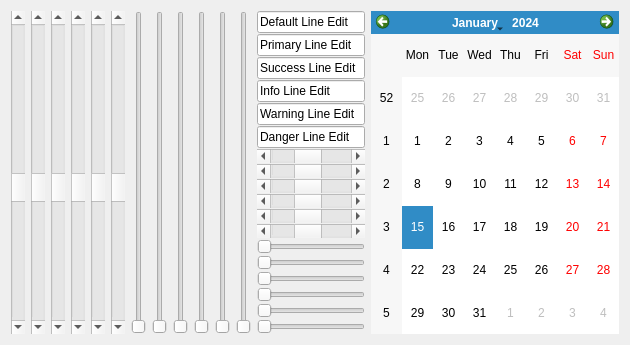
      <widget class="QWidget" name="tab_4">
       <attribute name="title">
        <string>Mix</string>
       </attribute>
       <layout class="QHBoxLayout" name="horizontalLayout_2">
        <item>
         <widget class="QScrollBar" name="verticalScrollBar_6">
          <property name="value">
           <number>55</number>
          </property>
          <property name="orientation">
           <enum>Qt::Vertical</enum>
          </property>
          <property name="type" stdset="0">
           <string>danger</string>
          </property>
         </widget>
        </item>
        <item>
         <widget class="QScrollBar" name="verticalScrollBar_5">
          <property name="value">
           <number>55</number>
          </property>
          <property name="orientation">
           <enum>Qt::Vertical</enum>
          </property>
          <property name="type" stdset="0">
           <string>warning</string>
          </property>
         </widget>
        </item>
        <item>
         <widget class="QScrollBar" name="verticalScrollBar_4">
          <property name="value">
           <number>55</number>
          </property>
          <property name="orientation">
           <enum>Qt::Vertical</enum>
          </property>
          <property name="type" stdset="0">
           <string>info</string>
          </property>
         </widget>
        </item>
        <item>
         <widget class="QScrollBar" name="verticalScrollBar_3">
          <property name="value">
           <number>55</number>
          </property>
          <property name="orientation">
           <enum>Qt::Vertical</enum>
          </property>
          <property name="type" stdset="0">
           <string>success</string>
          </property>
         </widget>
        </item>
        <item>
         <widget class="QScrollBar" name="verticalScrollBar_2">
          <property name="value">
           <number>55</number>
          </property>
          <property name="orientation">
           <enum>Qt::Vertical</enum>
          </property>
          <property name="type" stdset="0">
           <string>primary</string>
          </property>
         </widget>
        </item>
        <item>
         <widget class="QScrollBar" name="verticalScrollBar">
          <property name="value">
           <number>55</number>
          </property>
          <property name="orientation">
           <enum>Qt::Vertical</enum>
          </property>
          <property name="type" stdset="0">
           <string/>
          </property>
         </widget>
        </item>
        <item>
         <widget class="QSlider" name="verticalSlider_2">
          <property name="orientation">
           <enum>Qt::Vertical</enum>
          </property>
          <property name="type" stdset="0">
           <string>danger</string>
          </property>
         </widget>
        </item>
        <item>
         <widget class="QSlider" name="verticalSlider_6">
          <property name="orientation">
           <enum>Qt::Vertical</enum>
          </property>
          <property name="type" stdset="0">
           <string>warning</string>
          </property>
         </widget>
        </item>
        <item>
         <widget class="QSlider" name="verticalSlider_5">
          <property name="orientation">
           <enum>Qt::Vertical</enum>
          </property>
          <property name="type" stdset="0">
           <string>info</string>
          </property>
         </widget>
        </item>
        <item>
         <widget class="QSlider" name="verticalSlider_4">
          <property name="orientation">
           <enum>Qt::Vertical</enum>
          </property>
          <property name="type" stdset="0">
           <string>success</string>
          </property>
         </widget>
        </item>
        <item>
         <widget class="QSlider" name="verticalSlider_3">
          <property name="orientation">
           <enum>Qt::Vertical</enum>
          </property>
          <property name="type" stdset="0">
           <string>primary</string>
          </property>
         </widget>
        </item>
        <item>
         <widget class="QSlider" name="verticalSlider">
          <property name="orientation">
           <enum>Qt::Vertical</enum>
          </property>
          <property name="type" stdset="0">
           <string/>
          </property>
         </widget>
        </item>
        <item>
         <layout class="QVBoxLayout" name="verticalLayout_8">
          <property name="spacing">
           <number>1</number>
          </property>
          <item>
           <widget class="QLineEdit" name="lineEdit">
            <property name="styleSheet">
             <string notr="true"/>
            </property>
            <property name="text">
             <string>Default Line Edit</string>
            </property>
            <property name="echoMode">
             <enum>QLineEdit::Normal</enum>
            </property>
            <property name="type" stdset="0">
             <string/>
            </property>
           </widget>
          </item>
          <item>
           <widget class="QLineEdit" name="lineEdit_2">
            <property name="styleSheet">
             <string notr="true"/>
            </property>
            <property name="text">
             <string>Primary Line Edit</string>
            </property>
            <property name="type" stdset="0">
             <string>primary</string>
            </property>
           </widget>
          </item>
          <item>
           <widget class="QLineEdit" name="lineEdit_5">
            <property name="text">
             <string>Success Line Edit</string>
            </property>
            <property name="type" stdset="0">
             <string>success</string>
            </property>
           </widget>
          </item>
          <item>
           <widget class="QLineEdit" name="lineEdit_6">
            <property name="text">
             <string>Info Line Edit</string>
            </property>
            <property name="type" stdset="0">
             <string>info</string>
            </property>
           </widget>
          </item>
          <item>
           <widget class="QLineEdit" name="lineEdit_7">
            <property name="text">
             <string>Warning Line Edit</string>
            </property>
            <property name="type" stdset="0">
             <string>warning</string>
            </property>
           </widget>
          </item>
          <item>
           <widget class="QLineEdit" name="lineEdit_8">
            <property name="styleSheet">
             <string notr="true"/>
            </property>
            <property name="text">
             <string>Danger Line Edit</string>
            </property>
            <property name="type" stdset="0">
             <string>danger</string>
            </property>
           </widget>
          </item>
          <item>
           <widget class="QScrollBar" name="horizontalScrollBar">
            <property name="value">
             <number>44</number>
            </property>
            <property name="orientation">
             <enum>Qt::Horizontal</enum>
            </property>
            <property name="type" stdset="0">
             <string/>
            </property>
           </widget>
          </item>
          <item>
           <widget class="QScrollBar" name="horizontalScrollBar_3">
            <property name="value">
             <number>44</number>
            </property>
            <property name="orientation">
             <enum>Qt::Horizontal</enum>
            </property>
            <property name="type" stdset="0">
             <string>primary</string>
            </property>
           </widget>
          </item>
          <item>
           <widget class="QScrollBar" name="horizontalScrollBar_4">
            <property name="value">
             <number>44</number>
            </property>
            <property name="orientation">
             <enum>Qt::Horizontal</enum>
            </property>
            <property name="type" stdset="0">
             <string>success</string>
            </property>
           </widget>
          </item>
          <item>
           <widget class="QScrollBar" name="horizontalScrollBar_5">
            <property name="value">
             <number>44</number>
            </property>
            <property name="orientation">
             <enum>Qt::Horizontal</enum>
            </property>
            <property name="type" stdset="0">
             <string>info</string>
            </property>
           </widget>
          </item>
          <item>
           <widget class="QScrollBar" name="horizontalScrollBar_6">
            <property name="value">
             <number>44</number>
            </property>
            <property name="orientation">
             <enum>Qt::Horizontal</enum>
            </property>
            <property name="type" stdset="0">
             <string>warning</string>
            </property>
           </widget>
          </item>
          <item>
           <widget class="QScrollBar" name="horizontalScrollBar_7">
            <property name="value">
             <number>44</number>
            </property>
            <property name="orientation">
             <enum>Qt::Horizontal</enum>
            </property>
            <property name="type" stdset="0">
             <string>danger</string>
            </property>
           </widget>
          </item>
          <item>
           <widget class="QSlider" name="horizontalSlider">
            <property name="orientation">
             <enum>Qt::Horizontal</enum>
            </property>
            <property name="type" stdset="0">
             <string/>
            </property>
           </widget>
          </item>
          <item>
           <widget class="QSlider" name="horizontalSlider_5">
            <property name="orientation">
             <enum>Qt::Horizontal</enum>
            </property>
            <property name="type" stdset="0">
             <string>primary</string>
            </property>
           </widget>
          </item>
          <item>
           <widget class="QSlider" name="horizontalSlider_8">
            <property name="orientation">
             <enum>Qt::Horizontal</enum>
            </property>
            <property name="type" stdset="0">
             <string>success</string>
            </property>
           </widget>
          </item>
          <item>
           <widget class="QSlider" name="horizontalSlider_7">
            <property name="orientation">
             <enum>Qt::Horizontal</enum>
            </property>
            <property name="type" stdset="0">
             <string>info</string>
            </property>
           </widget>
          </item>
          <item>
           <widget class="QSlider" name="horizontalSlider_6">
            <property name="orientation">
             <enum>Qt::Horizontal</enum>
            </property>
            <property name="type" stdset="0">
             <string>warning</string>
            </property>
           </widget>
          </item>
          <item>
           <widget class="QSlider" name="horizontalSlider_4">
            <property name="orientation">
             <enum>Qt::Horizontal</enum>
            </property>
            <property name="type" stdset="0">
             <string>danger</string>
            </property>
           </widget>
          </item>
         </layout>
        </item>
        <item>
         <widget class="QCalendarWidget" name="calendarWidget"/>
        </item>
       </layout>
      </widget>
